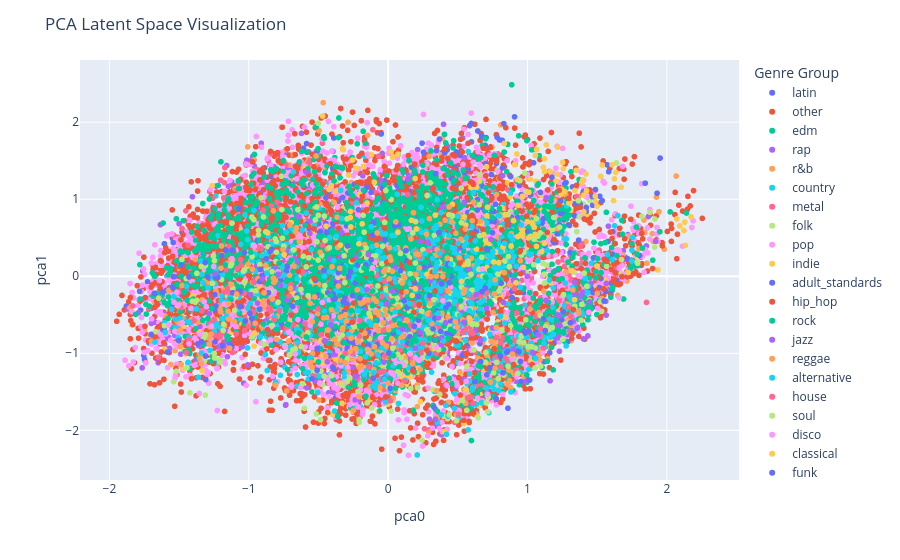
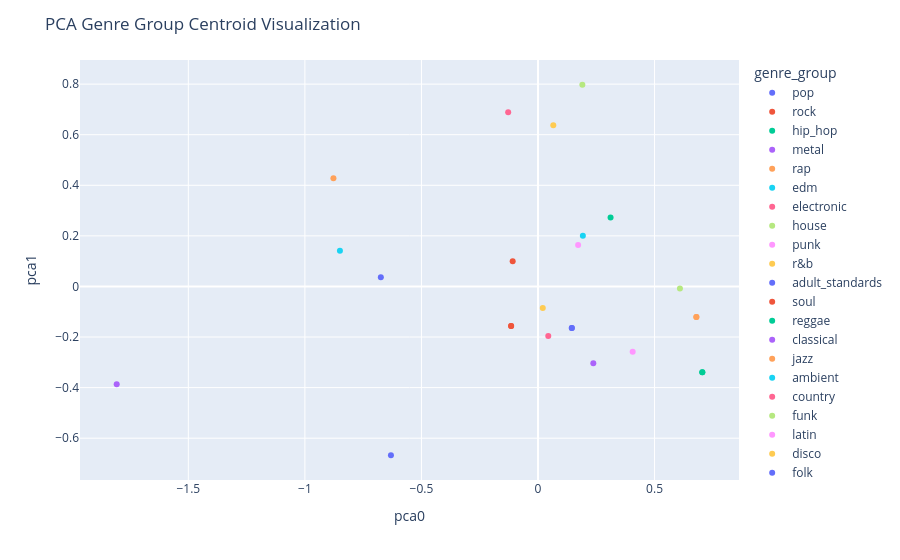
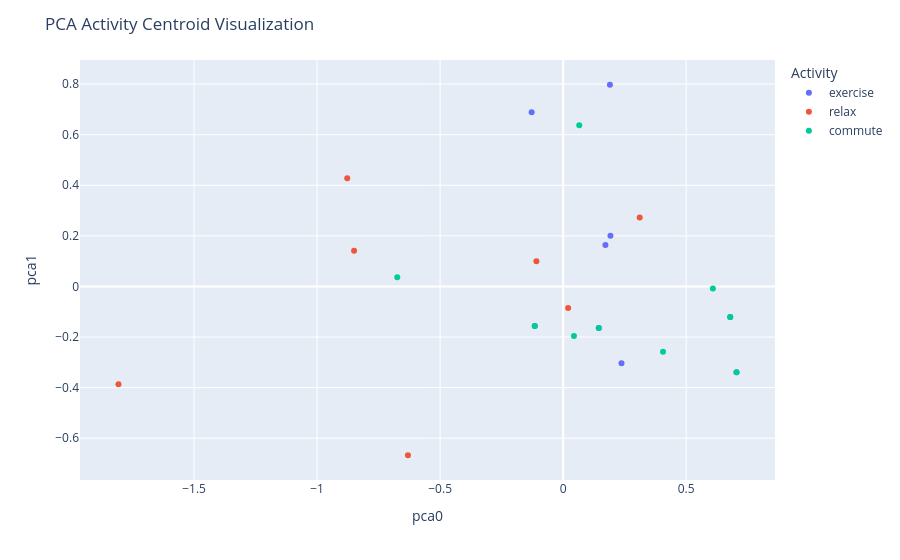

The notebook cell these images were saved under, in order:
### Code cell
%run 04_multitask_training.ipynb

### Figure 1 — Plotly figure (JSON) as saved in the notebook; plotly's stock layout.template omitted (floating-point values rounded to 4 significant figures; data arrays with more than 128 entries replaced by an {"elided": "..."} marker saying what was removed)
{"data": [{"hovertemplate": "genre_group=latin<br>pca0=%{x}<br>pca1=%{y}<extra></extra>", "legendgroup": "latin", "marker": {"color": "#636efa", "symbol": "circle"}, "mode": "markers", "name": "latin", "showlegend": true, "type": "scattergl", "x": {"elided": "501 float values"}, "xaxis": "x", "y": {"elided": "501 float values"}, "yaxis": "y"}, {"hovertemplate": "genre_group=other<br>pca0=%{x}<br>pca1=%{y}<extra></extra>", "legendgroup": "other", "marker": {"color": "#EF553B", "symbol": "circle"}, "mode": "markers", "name": "other", "showlegend": true, "type": "scattergl", "x": {"elided": "5756 float values"}, "xaxis": "x", "y": {"elided": "5756 float values"}, "yaxis": "y"}, {"hovertemplate": "genre_group=edm<br>pca0=%{x}<br>pca1=%{y}<extra></extra>", "legendgroup": "edm", "marker": {"color": "#00cc96", "symbol": "circle"}, "mode": "markers", "name": "edm", "showlegend": true, "type": "scattergl", "x": {"elided": "249 float values"}, "xaxis": "x", "y": {"elided": "249 float values"}, "yaxis": "y"}, {"hovertemplate": "genre_group=rap<br>pca0=%{x}<br>pca1=%{y}<extra></extra>", "legendgroup": "rap", "marker": {"color": "#ab63fa", "symbol": "circle"}, "mode": "markers", "name": "rap", "showlegend": true, "type": "scattergl", "x": {"elided": "1027 float values"}, "xaxis": "x", "y": {"elided": "1027 float values"}, "yaxis": "y"}, {"hovertemplate": "genre_group=r&b<br>pca0=%{x}<br>pca1=%{y}<extra></extra>", "legendgroup": "r&b", "marker": {"color": "#FFA15A", "symbol": "circle"}, "mode": "markers", "name": "r&b", "showlegend": true, "type": "scattergl", "x": {"elided": "770 float values"}, "xaxis": "x", "y": {"elided": "770 float values"}, "yaxis": "y"}, {"hovertemplate": "genre_group=country<br>pca0=%{x}<br>pca1=%{y}<extra></extra>", "legendgroup": "country", "marker": {"color": "#19d3f3", "symbol": "circle"}, "mode": "markers", "name": "country", "showlegend": true, "type": "scattergl", "x": {"elided": "1643 float values"}, "xaxis": "x", "y": {"elided": "1643 float values"}, "yaxis": "y"}, {"hovertemplate": "genre_group=metal<br>pca0=%{x}<br>pca1=%{y}<extra></extra>", "legendgroup": "metal", "marker": {"color": "#FF6692", "symbol": "circle"}, "mode": "markers", "name": "metal", "showlegend": true, "type": "scattergl", "x": {"elided": "1077 float values"}, "xaxis": "x", "y": {"elided": "1077 float values"}, "yaxis": "y"}, {"hovertemplate": "genre_group=folk<br>pca0=%{x}<br>pca1=%{y}<extra></extra>", "legendgroup": "folk", "marker": {"color": "#B6E880", "symbol": "circle"}, "mode": "markers", "name": "folk", "showlegend": true, "type": "scattergl", "x": {"elided": "455 float values"}, "xaxis": "x", "y": {"elided": "455 float values"}, "yaxis": "y"}, {"hovertemplate": "genre_group=pop<br>pca0=%{x}<br>pca1=%{y}<extra></extra>", "legendgroup": "pop", "marker": {"color": "#FF97FF", "symbol": "circle"}, "mode": "markers", "name": "pop", "showlegend": true, "type": "scattergl", "x": {"elided": "5758 float values"}, "xaxis": "x", "y": {"elided": "5758 float values"}, "yaxis": "y"}, {"hovertemplate": "genre_group=indie<br>pca0=%{x}<br>pca1=%{y}<extra></extra>", "legendgroup": "indie", "marker": {"color": "#FECB52", "symbol": "circle"}, "mode": "markers", "name": "indie", "showlegend": true, "type": "scattergl", "x": {"elided": "722 float values"}, "xaxis": "x", "y": {"elided": "722 float values"}, "yaxis": "y"}, {"hovertemplate": "genre_group=adult_standards<br>pca0=%{x}<br>pca1=%{y}<extra></extra>", "legendgroup": "adult_standards", "marker": {"color": "#636efa", "symbol": "circle"}, "mode": "markers", "name": "adult_standards", "showlegend": true, "type": "scattergl", "x": {"elided": "567 float values"}, "xaxis": "x", "y": {"elided": "567 float values"}, "yaxis": "y"}, {"hovertemplate": "genre_group=hip_hop<br>pca0=%{x}<br>pca1=%{y}<extra></extra>", "legendgroup": "hip_hop", "marker": {"color": "#EF553B", "symbol": "circle"}, "mode": "markers", "name": "hip_hop", "showlegend": true, "type": "scattergl", "x": {"elided": "2257 float values"}, "xaxis": "x", "y": {"elided": "2257 float values"}, "yaxis": "y"}, {"hovertemplate": "genre_group=rock<br>pca0=%{x}<br>pca1=%{y}<extra></extra>", "legendgroup": "rock", "marker": {"color": "#00cc96", "symbol": "circle"}, "mode": "markers", "name": "rock", "showlegend": true, "type": "scattergl", "x": {"elided": "2545 float values"}, "xaxis": "x", "y": {"elided": "2545 float values"}, "yaxis": "y"}, {"hovertemplate": "genre_group=jazz<br>pca0=%{x}<br>pca1=%{y}<extra></extra>", "legendgroup": "jazz", "marker": {"color": "#ab63fa", "symbol": "circle"}, "mode": "markers", "name": "jazz", "showlegend": true, "type": "scattergl", "x": [-0.3743, 0.3586, -0.4367, -0.6503, 1.564, 1.334, 0.06843, -0.4162, -1.651, -0.5583, 0.748, -0.2991, -0.3549, 0.567, 0.5747, 0.2233, 0.398, 1.162, -0.4626, 0.1046, -0.3442, -1.053, -1.171, 0.3792, 0.2302, 0.6021, 0.5562, 0.2374, -0.2366, 0.9044, -1.352, -0.726, 1.384, 0.6456, -0.4556, -1.007, 0.8219, 0.6282, 0.5771, 1.378, -1.36, 0.5147, 0.4673, 1.433, 0.9064, 0.2193, -0.5889, 0.4882, -0.417, 0.5212, 1.226, -0.767, 0.9662, 1.133, 0.8966, 0.4397, -1.284, -0.168, -0.9433, -0.4714, -0.5834, 0.4915, -0.8082, 0.1802, 0.4363, -0.6402, 1.397, 1.338, 1.456, 0.9973, -0.2264, 0.7937, 0.9673, -0.1005, -0.3316, 0.8348, 0.4858, 1.321, 1.208, 0.5019, -0.9433, 0.4075, 0.6238, -0.3791, 0.9847, -0.8192, 0.4356, 1.328, -0.2503, 1.356, -0.6782, 0.7369, 0.4298, -0.168, -0.7257, 0.4679, 0.7033, -0.1241, 1.433, -0.05734, 0.5968, 0.004382, -0.734, 1.562, 0.1478, -0.9371, 0.1439, -0.02802, 0.1473], "xaxis": "x", "y": [-0.04256, -0.1049, -1.111, 0.1902, -0.5045, -0.23, -0.71, -1.027, -1.065, 0.7171, -0.6708, -0.3395, -0.07954, -0.322, -0.1517, -0.1441, -0.5926, -1.358, 0.04506, -0.5463, 0.2498, -0.2206, -0.705, -0.8976, -0.8817, -0.4263, -0.4287, 0.7135, -1.605, -0.04374, -0.6508, 0.3317, -0.2454, 0.01291, -0.8343, -1.15, 1.304, -0.706, 0.09553, -0.2599, -0.9018, -0.04877, -0.3079, -0.7747, -0.1005, -0.4777, 1.354, -0.4388, 0.2255, -0.455, -0.7886, 0.1647, -0.8586, -0.3143, 0.1731, -0.0176, -0.4861, -0.4465, -0.02726, 0.7736, -1.45, 0.3381, 0.1107, -0.7071, -0.6925, -0.3383, -0.2069, -0.07665, -0.09326, 0.0004965, 0.2567, 0.04618, 0.0523, -0.2095, 0.5649, -0.9569, -0.3298, -0.7444, -0.8026, -0.5903, 0.1439, -0.4132, 0.3281, -1.015, -1.365, -0.313, -0.7719, -0.5903, -1.181, -0.6722, -0.1523, 0.4799, -0.2664, -1.284, -0.3087, -0.2876, -0.2775, -0.846, -0.4662, 0.04796, 0.01161, -1.278, -1.667, -0.3255, -0.7319, -0.3484, 1.268, -0.6106, -1.053], "yaxis": "y"}, {"hovertemplate": "genre_group=reggae<br>pca0=%{x}<br>pca1=%{y}<extra></extra>", "legendgroup": "reggae", "marker": {"color": "#FFA15A", "symbol": "circle"}, "mode": "markers", "name": "reggae", "showlegend": true, "type": "scattergl", "x": {"elided": "250 float values"}, "xaxis": "x", "y": {"elided": "250 float values"}, "yaxis": "y"}, {"hovertemplate": "genre_group=alternative<br>pca0=%{x}<br>pca1=%{y}<extra></extra>", "legendgroup": "alternative", "marker": {"color": "#19d3f3", "symbol": "circle"}, "mode": "markers", "name": "alternative", "showlegend": true, "type": "scattergl", "x": {"elided": "645 float values"}, "xaxis": "x", "y": {"elided": "645 float values"}, "yaxis": "y"}, {"hovertemplate": "genre_group=house<br>pca0=%{x}<br>pca1=%{y}<extra></extra>", "legendgroup": "house", "marker": {"color": "#FF6692", "symbol": "circle"}, "mode": "markers", "name": "house", "showlegend": true, "type": "scattergl", "x": {"elided": "178 float values"}, "xaxis": "x", "y": {"elided": "178 float values"}, "yaxis": "y"}, {"hovertemplate": "genre_group=soul<br>pca0=%{x}<br>pca1=%{y}<extra></extra>", "legendgroup": "soul", "marker": {"color": "#B6E880", "symbol": "circle"}, "mode": "markers", "name": "soul", "showlegend": true, "type": "scattergl", "x": {"elided": "351 float values"}, "xaxis": "x", "y": {"elided": "351 float values"}, "yaxis": "y"}, {"hovertemplate": "genre_group=disco<br>pca0=%{x}<br>pca1=%{y}<extra></extra>", "legendgroup": "disco", "marker": {"color": "#FF97FF", "symbol": "circle"}, "mode": "markers", "name": "disco", "showlegend": true, "type": "scattergl", "x": [-1.762, 1.095, 0.2039, 0.4835, -1.122, -0.2596, 0.05784, 0.1177, 0.6971, -0.6552, -0.9588, -1.504, -0.6666, 0.1519, 0.01739, -0.7915, -0.05273, 0.2202, 0.6776, -0.09232, 0.0366, -0.5036, 0.06826, -1.342, 0.5352, 0.9532, -1.642, -1.094, 0.09372, -0.1124, -0.7081, -1.288, -0.3618, 0.9774, 0.1953, -0.715, -1.175, 0.2185, -1.24, -0.2766, 0.4481, -0.1818, 1.44, -0.1508, -1.429, 0.346, 0.823, 0.1377, -0.6469, 0.005292, 0.04855, 0.04258, -1.573, 0.1457, 0.1549, -1.251, -0.7397, 0.557, -0.6669, -0.0946, -1.515, -1.828, 0.5801, -1.268, -0.4215, -1.477, 0.642, 0.889, 0.1155, -0.1718, 0.01744, 0.001805, -1.45, -0.549, 0.7142, -0.4908, -0.05466, -1.536, -1.415, -0.1501, -0.3656, -0.4489, 0.3466, 0.3933, -0.6703, -1.304, -0.4819, 0.4216, -0.8659, 0.09395, 0.1102, 0.2849, -0.3944, -0.3698, 0.247, -1.53, -1.861, -0.6952, -0.4726, 0.5599, -0.1253, -1.32, -0.559, 0.688], "xaxis": "x", "y": [-0.1154, 0.9614, -0.6262, -0.6727, 0.2278, -0.3062, -1.125, -0.7566, -1.306, 1.263, 0.3915, -0.373, -0.4373, 0.615, -1.25, 0.05632, -0.5555, -1.092, 0.09506, -0.4385, -1.289, -1.477, -1.39, -1.113, -0.326, -1.08, -0.05465, -0.6509, -0.8501, 0.1096, 0.2361, -1.389, -0.9667, 0.8299, -1.059, -0.7245, -0.3608, -0.6339, -0.8616, -1.665, -0.1378, -1.771, -0.4684, -0.5701, -0.8765, -0.9192, -1.531, 0.6089, -0.5631, -0.665, -1.072, -1.078, -0.6317, -2.324, -1.003, 0.1264, -0.9201, -0.422, -1.009, 0.184, -0.2077, -1.113, -0.5401, -0.6473, -0.3035, -0.6029, -1.581, -1.076, -1.771, -0.3085, -1.449, 0.4052, -1.305, -0.5215, -1.536, -1.385, -0.8006, -0.3376, -0.4158, -0.138, 0.02525, -1.012, 0.01717, -0.3176, -0.3706, -0.397, -0.6227, -1.069, -0.676, -1.128, -1.153, -2.071, -0.5153, -0.6176, -2.204, -0.7152, -1.162, -0.7473, -0.3395, -1.365, -0.7219, -0.3313, -0.6354, -1.267], "yaxis": "y"}, {"hovertemplate": "genre_group=classical<br>pca0=%{x}<br>pca1=%{y}<extra></extra>", "legendgroup": "classical", "marker": {"color": "#FECB52", "symbol": "circle"}, "mode": "markers", "name": "classical", "showlegend": true, "type": "scattergl", "x": {"elided": "138 float values"}, "xaxis": "x", "y": {"elided": "138 float values"}, "yaxis": "y"}, {"hovertemplate": "genre_group=funk<br>pca0=%{x}<br>pca1=%{y}<extra></extra>", "legendgroup": "funk", "marker": {"color": "#636efa", "symbol": "circle"}, "mode": "markers", "name": "funk", "showlegend": true, "type": "scattergl", "x": {"elided": "189 float values"}, "xaxis": "x", "y": {"elided": "189 float values"}, "yaxis": "y"}, {"hovertemplate": "genre_group=ambient<br>pca0=%{x}<br>pca1=%{y}<extra></extra>", "legendgroup": "ambient", "marker": {"color": "#EF553B", "symbol": "circle"}, "mode": "markers", "name": "ambient", "showlegend": true, "type": "scattergl", "x": [0.8468, -0.8649, 1.741, -0.4148, -0.1571, 1.191, -0.6441, 0.04319, -0.07298, -0.02638, -0.009148, -0.832, 0.8285, 0.603, -0.01753, 1.027, 0.7614, 0.3376, 0.3172, -0.0328, -0.5314, 0.855, 0.4476, -0.7384, 0.7127, 0.2776, 0.4196, 0.4856, 1.35, 0.8424, -0.531, 0.9003, 0.03238, 1.407, 0.1839, 1.607, 0.4861, 1.177, 1.324, 0.5667, 1.055, 0.183, 0.07987, 1.145, 1.045, 0.9483, 1.227, 0.277, 0.1766, 1.524, -0.2561, 0.6121, 0.3219, 1.134, 0.5897, 1.569, 0.1794, 0.9512, 0.9438, 0.09564, 0.9612, -0.6002, 0.7798, 0.8003, 1.296, 0.8559, 0.6021, 0.8159, 0.8284, -0.2992, 0.2218, -0.1887, 0.5773, 0.9944, -0.2465, -0.2533, 0.4908, 0.5162, 1.223, 0.6816, 1.485, 0.6033, 2.003, 1.328, 0.4079, 0.5412, 1.142, 0.1525, 1.351, -0.006739, 1.629, 1.48, 0.6736, 0.5338], "xaxis": "x", "y": [-0.03787, -0.6949, 0.7399, 1.461, -0.7799, 0.4765, 0.06295, 1.242, 1.657, 0.6254, 0.1817, 0.7568, 0.4531, 0.5554, -1.568, 0.9121, -0.9407, -0.1904, 0.0527, -0.6058, 0.6149, -0.6944, -0.8344, -0.2068, -0.4741, -0.9594, -0.5279, 1.127, 0.1613, 0.4504, -0.02916, -1.147, -0.09104, 0.743, 1.083, 0.491, -0.8387, 0.8322, -0.7408, 1.022, 0.854, -0.4703, 0.1795, 1.12, 0.827, 0.333, 1.116, -1.159, -1.228, -0.5388, -0.5962, 1.193, 1.126, -0.5005, 1.227, 0.1962, -0.04774, 0.0314, 0.3175, -0.2009, 0.8442, 0.9129, 1.488, 1.168, 1.011, 0.6724, 0.7904, 0.6026, 0.01054, -0.41, -0.3676, 1.597, 1.44, 0.7804, -0.3481, 0.2134, -0.8469, 0.1771, 0.9238, 1.662, 0.5745, 1.214, 0.5811, -0.4323, -0.02506, 0.5777, 0.5697, 0.1792, 1.18, -1.34, 0.04586, 0.8169, -0.7109, 0.6123], "yaxis": "y"}, {"hovertemplate": "genre_group=punk<br>pca0=%{x}<br>pca1=%{y}<extra></extra>", "legendgroup": "punk", "marker": {"color": "#00cc96", "symbol": "circle"}, "mode": "markers", "name": "punk", "showlegend": true, "type": "scattergl", "x": [-0.3969, 0.1756, 1.179, -0.07929, -0.7826, -0.1184, 0.6985, -0.6504, 0.02683, 1.208, 0.4377, 0.755, 0.06943, 0.3778, 0.6606, 0.2972, -0.3794, 0.9013, 0.3659, -1.188, 0.1657, -0.7268, 0.4227, 0.4023, 0.1742, 0.0768, 0.1094, -1.092, -0.6958, 0.08105, -0.3172, 0.04216, -0.3473, 0.4311, -0.3214, -0.209, -0.5875, -0.224, -0.6814, -1.128, 0.6595, -0.4099, 0.4484, 0.08262, 0.1, -0.04743, -0.7551, 0.91, 0.06557, -0.5194, -0.8958, 0.4721, -0.9861, 0.03973, -0.1762, -0.1346, 0.7283, -0.3157, 0.3403, 0.2659, -0.06887, 0.2109, 0.1996, 0.2254, 0.01798, -0.08989, 0.4701, -0.4064, 0.428, 0.922, 0.1619, -0.9239, -0.3934, 0.5708, 0.1239, -0.7303, -1.265, 0.874, 0.02143, 0.2399, -0.2692, 1.146, -0.2065, 0.4033, 0.6157, 1.13, -0.5872, -0.3477, 0.1279, -0.2983, -0.003496, -0.5697, 0.404, 0.03767, -0.6152, 0.6644, -0.6431, 0.5202, -0.4376, -0.112, -0.302, 1.016, 0.8562, -0.2628, -0.7179, 0.5956, -0.5896, -1.33, -1.293, -0.1984, 0.03441, 0.05266, -0.1104, -0.1722, -0.127, -0.4162, 0.0168, -1.17, -0.1597, 0.2875, -0.4778], "xaxis": "x", "y": [-0.7805, -0.832, 0.6641, -0.2507, 0.1692, 0.0357, -0.01275, -0.3437, 0.03373, -0.5802, -1.326, -0.2011, 0.9305, -0.4572, -0.4873, -0.8075, -0.6485, -0.3413, 0.007364, 0.5278, -0.8833, -0.3918, 0.374, -0.6463, -0.03021, -0.1306, -0.6364, 0.006991, 0.2089, -1.173, 0.04228, -0.223, -0.2513, -0.8028, 0.1154, -0.3782, -0.517, -0.03292, 0.06737, -0.3046, -1.468, -0.2493, -0.691, -0.6167, 0.2207, 0.0337, -0.2063, -0.6012, 0.1703, -0.1468, -0.6155, -0.7181, 0.3111, -1.031, -0.4682, -0.2832, 0.07568, -0.8612, -0.8274, -0.5924, 1.011, 0.4083, -0.8377, -0.5176, -0.1634, -0.5703, -0.4174, -0.09569, 0.008506, -0.6712, -0.5147, 0.4643, -0.3881, -0.06696, -0.6449, -0.0658, -0.4185, -0.8514, 0.4072, -0.05891, 0.3169, -0.454, 0.2857, 0.09365, 0.407, -0.4931, -0.7877, 0.1922, -0.1401, -0.2198, 1.036, -0.1403, -0.4611, -0.6961, -0.3319, -1.174, -0.7371, -0.3175, -0.5179, -0.3827, -0.1691, -0.6402, -0.8056, -0.4462, -0.6237, -0.1118, -0.4602, -0.5739, -0.55, 0.1949, -0.3252, -1.451, -0.1915, 0.1071, -0.02396, -0.102, -1.334, 0.1411, -1.557, -0.06864, -0.2577], "yaxis": "y"}, {"hovertemplate": "genre_group=electronic<br>pca0=%{x}<br>pca1=%{y}<extra></extra>", "legendgroup": "electronic", "marker": {"color": "#ab63fa", "symbol": "circle"}, "mode": "markers", "name": "electronic", "showlegend": true, "type": "scattergl", "x": [0.1024, 1.565, -0.1514, 0.5452, 0.3316, 0.631, 0.7052, -1.241, -0.5611, -0.6461, 0.3825, 0.3929, -0.03007, 0.0501, 1.233, 1.229, -0.9854, 0.5438, 1.402, 1.229, 0.2852, -0.7733, -0.9015, 0.3619, 1.214, 0.4129, 0.3804, -0.1417, 0.2301, 1.92, -0.412, -0.01276, 0.6635, 1.039, 0.1691, 1.216, 1.076, 0.8985, -0.7883, 0.03103, 0.3393, 0.003933, 0.3038, -0.2294, 0.1955, 0.8278, 1.134, 0.2307, 0.2966, 1.444], "xaxis": "x", "y": [-0.6865, -0.09322, -0.1749, 0.9606, 0.3573, -0.2398, -0.4124, 0.03337, 0.5556, 0.7751, -0.7998, 0.8944, -1.114, 0.1165, -0.6408, -0.5154, -0.2403, -0.5974, -0.8137, -0.9742, 0.4382, -0.1193, -0.03617, -0.5368, -0.5037, -0.6055, -0.2174, 0.2826, -0.7277, 0.4537, -0.6291, -0.3547, -0.828, -0.9903, -1.133, -0.6348, -0.761, -0.9466, 0.02656, -0.1937, -1.857, -0.8784, -0.05269, -1.3, -0.935, -0.3384, 1.02, 0.4518, -1.856, -0.3316], "yaxis": "y"}, {"hovertemplate": "genre_group=gospel<br>pca0=%{x}<br>pca1=%{y}<extra></extra>", "legendgroup": "gospel", "marker": {"color": "#FFA15A", "symbol": "circle"}, "mode": "markers", "name": "gospel", "showlegend": true, "type": "scattergl", "x": {"elided": "149 float values"}, "xaxis": "x", "y": {"elided": "149 float values"}, "yaxis": "y"}, {"hovertemplate": "genre_group=christian<br>pca0=%{x}<br>pca1=%{y}<extra></extra>", "legendgroup": "christian", "marker": {"color": "#19d3f3", "symbol": "circle"}, "mode": "markers", "name": "christian", "showlegend": true, "type": "scattergl", "x": [0.2894, 0.103, 0.3577, 0.5824, 0.05262, 0.6253, 0.7511, 0.2658, -0.869, 0.475, 0.3707, 0.604, -0.6531, 0.5601, -0.5057, -0.02418, -0.2267, 0.3187, 0.7994, -0.08962, 0.8357, 0.9565, 0.8804, 0.8941, 0.721, 0.4999, 0.4771, -0.1369, 0.8084, -0.3337, 0.5878, 0.3522, 0.5807, 0.6008, -0.7483, 0.1559, -0.3651, 0.4737, 0.5612, 0.5015, 0.9033, 0.3998, 0.6314, 0.4755, 0.748, 0.3767, -0.08567, 0.2778, 0.3357, -0.4193, 0.3523, 0.4502, -0.1214, 0.5144, 0.4368], "xaxis": "x", "y": [-0.5736, -0.8524, -0.4819, -0.445, -0.07681, 0.4588, 0.3173, 0.2933, 0.04152, 0.3632, 0.2988, 0.6426, -0.03354, 0.4252, -1.51, -1.334, 0.9547, 0.229, 0.7834, -1.394, 0.4262, 0.6651, 1.082, 0.478, 0.2631, 0.7818, -0.3277, -0.5871, 0.3171, 0.7493, -0.3353, 0.476, -0.2303, -0.358, 0.01611, -0.3551, -0.4363, -0.2418, 0.4951, 0.4272, 0.2554, -0.8412, -0.07768, 0.31, 0.2602, -0.1927, -1.123, -0.1709, 0.05958, 0.06011, 0.1782, 0.155, 0.6437, -0.5084, 0.5295], "yaxis": "y"}], "layout": {"legend": {"title": {"text": "Genre Group"}, "tracegroupgap": 0}, "margin": {"t": 60}, "title": {"text": "PCA Latent Space Visualization"}, "xaxis": {"anchor": "y", "domain": [0, 1], "title": {"text": "pca0"}}, "yaxis": {"anchor": "x", "domain": [0, 1], "title": {"text": "pca1"}}}}

### Figure 2 — Plotly figure (JSON) as saved in the notebook; plotly's stock layout.template omitted (floating-point values rounded to 4 significant figures)
{"data": [{"hovertemplate": "genre_group=pop<br>pca0=%{x}<br>pca1=%{y}<extra></extra>", "legendgroup": "pop", "marker": {"color": "#636efa", "symbol": "circle"}, "mode": "markers", "name": "pop", "orientation": "v", "showlegend": true, "type": "scatter", "x": [0.145, 0.145], "xaxis": "x", "y": [-0.1645, -0.1645], "yaxis": "y"}, {"hovertemplate": "genre_group=rock<br>pca0=%{x}<br>pca1=%{y}<extra></extra>", "legendgroup": "rock", "marker": {"color": "#EF553B", "symbol": "circle"}, "mode": "markers", "name": "rock", "orientation": "v", "showlegend": true, "type": "scatter", "x": [-0.1153, -0.1153], "xaxis": "x", "y": [-0.1566, -0.1566], "yaxis": "y"}, {"hovertemplate": "genre_group=hip_hop<br>pca0=%{x}<br>pca1=%{y}<extra></extra>", "legendgroup": "hip_hop", "marker": {"color": "#00cc96", "symbol": "circle"}, "mode": "markers", "name": "hip_hop", "orientation": "v", "showlegend": true, "type": "scatter", "x": [0.7048, 0.7048], "xaxis": "x", "y": [-0.3394, -0.3394], "yaxis": "y"}, {"hovertemplate": "genre_group=metal<br>pca0=%{x}<br>pca1=%{y}<extra></extra>", "legendgroup": "metal", "marker": {"color": "#ab63fa", "symbol": "circle"}, "mode": "markers", "name": "metal", "orientation": "v", "showlegend": true, "type": "scatter", "x": [0.2373], "xaxis": "x", "y": [-0.3039], "yaxis": "y"}, {"hovertemplate": "genre_group=rap<br>pca0=%{x}<br>pca1=%{y}<extra></extra>", "legendgroup": "rap", "marker": {"color": "#FFA15A", "symbol": "circle"}, "mode": "markers", "name": "rap", "orientation": "v", "showlegend": true, "type": "scatter", "x": [0.6793, 0.6793], "xaxis": "x", "y": [-0.1204, -0.1204], "yaxis": "y"}, {"hovertemplate": "genre_group=edm<br>pca0=%{x}<br>pca1=%{y}<extra></extra>", "legendgroup": "edm", "marker": {"color": "#19d3f3", "symbol": "circle"}, "mode": "markers", "name": "edm", "orientation": "v", "showlegend": true, "type": "scatter", "x": [0.1924], "xaxis": "x", "y": [0.2007], "yaxis": "y"}, {"hovertemplate": "genre_group=electronic<br>pca0=%{x}<br>pca1=%{y}<extra></extra>", "legendgroup": "electronic", "marker": {"color": "#FF6692", "symbol": "circle"}, "mode": "markers", "name": "electronic", "orientation": "v", "showlegend": true, "type": "scatter", "x": [-0.1279], "xaxis": "x", "y": [0.6889], "yaxis": "y"}, {"hovertemplate": "genre_group=house<br>pca0=%{x}<br>pca1=%{y}<extra></extra>", "legendgroup": "house", "marker": {"color": "#B6E880", "symbol": "circle"}, "mode": "markers", "name": "house", "orientation": "v", "showlegend": true, "type": "scatter", "x": [0.1903], "xaxis": "x", "y": [0.7975], "yaxis": "y"}, {"hovertemplate": "genre_group=punk<br>pca0=%{x}<br>pca1=%{y}<extra></extra>", "legendgroup": "punk", "marker": {"color": "#FF97FF", "symbol": "circle"}, "mode": "markers", "name": "punk", "orientation": "v", "showlegend": true, "type": "scatter", "x": [0.172], "xaxis": "x", "y": [0.1635], "yaxis": "y"}, {"hovertemplate": "genre_group=r&b<br>pca0=%{x}<br>pca1=%{y}<extra></extra>", "legendgroup": "r&b", "marker": {"color": "#FECB52", "symbol": "circle"}, "mode": "markers", "name": "r&b", "orientation": "v", "showlegend": true, "type": "scatter", "x": [0.02046], "xaxis": "x", "y": [-0.0848], "yaxis": "y"}, {"hovertemplate": "genre_group=adult_standards<br>pca0=%{x}<br>pca1=%{y}<extra></extra>", "legendgroup": "adult_standards", "marker": {"color": "#636efa", "symbol": "circle"}, "mode": "markers", "name": "adult_standards", "orientation": "v", "showlegend": true, "type": "scatter", "x": [-0.6308], "xaxis": "x", "y": [-0.6674], "yaxis": "y"}, {"hovertemplate": "genre_group=soul<br>pca0=%{x}<br>pca1=%{y}<extra></extra>", "legendgroup": "soul", "marker": {"color": "#EF553B", "symbol": "circle"}, "mode": "markers", "name": "soul", "orientation": "v", "showlegend": true, "type": "scatter", "x": [-0.1086], "xaxis": "x", "y": [0.09976], "yaxis": "y"}, {"hovertemplate": "genre_group=reggae<br>pca0=%{x}<br>pca1=%{y}<extra></extra>", "legendgroup": "reggae", "marker": {"color": "#00cc96", "symbol": "circle"}, "mode": "markers", "name": "reggae", "orientation": "v", "showlegend": true, "type": "scatter", "x": [0.3112], "xaxis": "x", "y": [0.2723], "yaxis": "y"}, {"hovertemplate": "genre_group=classical<br>pca0=%{x}<br>pca1=%{y}<extra></extra>", "legendgroup": "classical", "marker": {"color": "#ab63fa", "symbol": "circle"}, "mode": "markers", "name": "classical", "orientation": "v", "showlegend": true, "type": "scatter", "x": [-1.807], "xaxis": "x", "y": [-0.387], "yaxis": "y"}, {"hovertemplate": "genre_group=jazz<br>pca0=%{x}<br>pca1=%{y}<extra></extra>", "legendgroup": "jazz", "marker": {"color": "#FFA15A", "symbol": "circle"}, "mode": "markers", "name": "jazz", "orientation": "v", "showlegend": true, "type": "scatter", "x": [-0.8775], "xaxis": "x", "y": [0.4283], "yaxis": "y"}, {"hovertemplate": "genre_group=ambient<br>pca0=%{x}<br>pca1=%{y}<extra></extra>", "legendgroup": "ambient", "marker": {"color": "#19d3f3", "symbol": "circle"}, "mode": "markers", "name": "ambient", "orientation": "v", "showlegend": true, "type": "scatter", "x": [-0.8497], "xaxis": "x", "y": [0.1413], "yaxis": "y"}, {"hovertemplate": "genre_group=country<br>pca0=%{x}<br>pca1=%{y}<extra></extra>", "legendgroup": "country", "marker": {"color": "#FF6692", "symbol": "circle"}, "mode": "markers", "name": "country", "orientation": "v", "showlegend": true, "type": "scatter", "x": [0.04406], "xaxis": "x", "y": [-0.1957], "yaxis": "y"}, {"hovertemplate": "genre_group=funk<br>pca0=%{x}<br>pca1=%{y}<extra></extra>", "legendgroup": "funk", "marker": {"color": "#B6E880", "symbol": "circle"}, "mode": "markers", "name": "funk", "orientation": "v", "showlegend": true, "type": "scatter", "x": [0.6088], "xaxis": "x", "y": [-0.008503], "yaxis": "y"}, {"hovertemplate": "genre_group=latin<br>pca0=%{x}<br>pca1=%{y}<extra></extra>", "legendgroup": "latin", "marker": {"color": "#FF97FF", "symbol": "circle"}, "mode": "markers", "name": "latin", "orientation": "v", "showlegend": true, "type": "scatter", "x": [0.4061], "xaxis": "x", "y": [-0.2577], "yaxis": "y"}, {"hovertemplate": "genre_group=disco<br>pca0=%{x}<br>pca1=%{y}<extra></extra>", "legendgroup": "disco", "marker": {"color": "#FECB52", "symbol": "circle"}, "mode": "markers", "name": "disco", "orientation": "v", "showlegend": true, "type": "scatter", "x": [0.0656], "xaxis": "x", "y": [0.6376], "yaxis": "y"}, {"hovertemplate": "genre_group=folk<br>pca0=%{x}<br>pca1=%{y}<extra></extra>", "legendgroup": "folk", "marker": {"color": "#636efa", "symbol": "circle"}, "mode": "markers", "name": "folk", "orientation": "v", "showlegend": true, "type": "scatter", "x": [-0.6742], "xaxis": "x", "y": [0.03678], "yaxis": "y"}], "layout": {"legend": {"title": {"text": "genre_group"}, "tracegroupgap": 0}, "margin": {"t": 60}, "title": {"text": "PCA Genre Group Centroid Visualization"}, "xaxis": {"anchor": "y", "domain": [0, 1], "title": {"text": "pca0"}}, "yaxis": {"anchor": "x", "domain": [0, 1], "title": {"text": "pca1"}}}}

### Figure 3 — Plotly figure (JSON) as saved in the notebook; plotly's stock layout.template omitted (floating-point values rounded to 4 significant figures)
{"data": [{"hovertemplate": "activity=exercise<br>pca0=%{x}<br>pca1=%{y}<extra></extra>", "legendgroup": "exercise", "marker": {"color": "#636efa", "symbol": "circle"}, "mode": "markers", "name": "exercise", "orientation": "v", "showlegend": true, "type": "scatter", "x": [0.145, -0.1153, 0.7048, 0.2373, 0.6793, 0.1924, -0.1279, 0.1903, 0.172], "xaxis": "x", "y": [-0.1645, -0.1566, -0.3394, -0.3039, -0.1204, 0.2007, 0.6889, 0.7975, 0.1635], "yaxis": "y"}, {"hovertemplate": "activity=relax<br>pca0=%{x}<br>pca1=%{y}<extra></extra>", "legendgroup": "relax", "marker": {"color": "#EF553B", "symbol": "circle"}, "mode": "markers", "name": "relax", "orientation": "v", "showlegend": true, "type": "scatter", "x": [0.02046, -0.6308, -0.1086, 0.3112, -1.807, -0.8775, -0.8497], "xaxis": "x", "y": [-0.0848, -0.6674, 0.09976, 0.2723, -0.387, 0.4283, 0.1413], "yaxis": "y"}, {"hovertemplate": "activity=commute<br>pca0=%{x}<br>pca1=%{y}<extra></extra>", "legendgroup": "commute", "marker": {"color": "#00cc96", "symbol": "circle"}, "mode": "markers", "name": "commute", "orientation": "v", "showlegend": true, "type": "scatter", "x": [0.145, -0.1153, 0.04406, 0.7048, 0.6088, 0.4061, 0.0656, -0.6742, 0.6793], "xaxis": "x", "y": [-0.1645, -0.1566, -0.1957, -0.3394, -0.008503, -0.2577, 0.6376, 0.03678, -0.1204], "yaxis": "y"}], "layout": {"legend": {"title": {"text": "Activity"}, "tracegroupgap": 0}, "margin": {"t": 60}, "title": {"text": "PCA Activity Centroid Visualization"}, "xaxis": {"anchor": "y", "domain": [0, 1], "title": {"text": "pca0"}}, "yaxis": {"anchor": "x", "domain": [0, 1], "title": {"text": "pca1"}}}}
